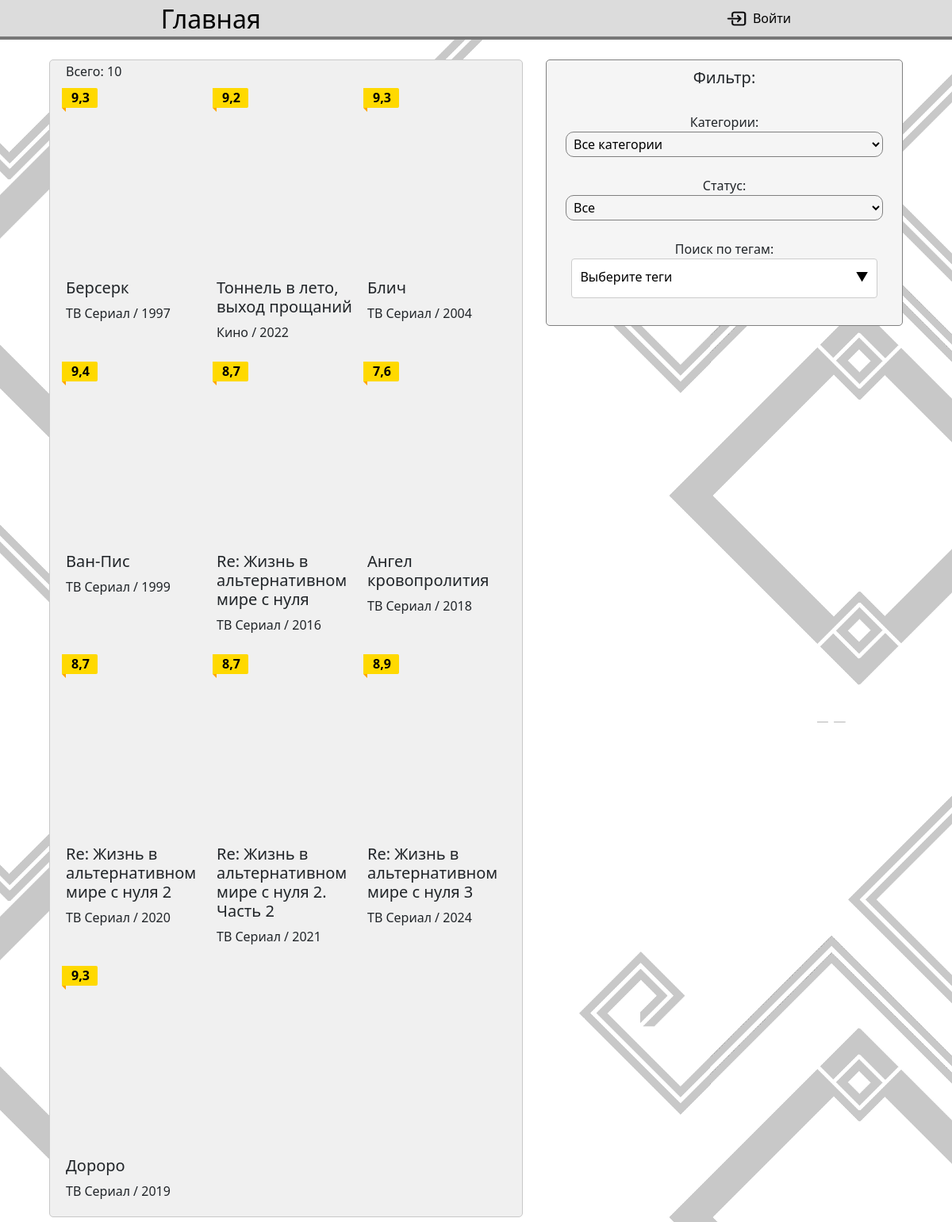
The page / on the database its author committed.
### main/models.py (models this page shows)
class Product(models.Model):
    name = models.CharField('Название', max_length=100)
    eng_name = models.CharField('Английское название', max_length=100, null=True)
    description = models.TextField('Описание')
    season_info = models.TextField('Пересказ сезона:', null=True)
    category = models.ForeignKey(Category, on_delete=models.CASCADE, related_name='products')
    image = models.URLField('Изображение', blank=True, null=True)
    season = models.DateField('Когда вышел (сезон)')
    tags = models.ManyToManyField(Tags, related_name='products')
    rating = models.TextField('Рейтинг', max_length=3)
    age_rating = models.IntegerField('Возрастной рейтинг')
    product_manager = models.CharField('Студия выпуска', max_length=100, null=True)
    episods = models.TextField('Кол-во эпизодов', null=True)
    status = models.ForeignKey(Status, null=True, on_delete=models.SET_NULL, related_name='products')
    trailer = models.URLField('Трейлер', blank=True, null=True)
    links = models.ManyToManyField(Weblinks, related_name='links')
    main_characters = models.ManyToManyField('Characters', related_name='main_characters')
    characters = models.ManyToManyField('Characters', related_name='other_characters')
    def __str__(self):
        return self.name

class Category(models.Model):
    name = models.CharField('Название', max_length=100)
    def __str__(self):
        return self.name

### main/views.py (the view)
# urls.py: path('', views.main, name="main"),
def main(request):
    allProducts = Product.objects.all()
    Allstatus = []
    for element in allProducts:
        if element.status not in Allstatus:
            Allstatus.append(element.status)
    data = {
        'title' : 'Основная страница',
        'categories' : Category.objects.all().order_by('-name'),
        'products' : allProducts,
        'tags': Tags.objects.all().order_by('name'),
        'status': Allstatus,
    }
    return render(request, 'main/main.html', data)

### main/models.py (called while the page is built)
    def __str__(self):
        return self.name

### main/templates/main/main.html (shortened to what this page needs)
{% extends 'main/base.html' %}
{% block content %}
    <div class="container">
        <div class="filter">
            <form id="filter-form" method="GET" action="{% url 'filtered-items' %}" class="filter_form">
                <div class="filter_main">
                    <h5 for="category">Фильтр:</h5><br>
                    <label for="tags"> Категории:</label>
                    <select class="filter_category_filter" name="category" id="category">
                        <option value="" class="font16"> Все категории </option>
                    </select><br>
                    <label for="tags"> Статус:</label>
                    <select class="filter_category_filter" name="activeStatus" id="activeStatus">
                        <option value="" class="font16"> Все </option>
                    </select><br>
                    <label for="tags"> Поиск по тегам:</label>
                    <div class="custom-dropdown">
                        <button class="dropdown-toggle" type="button">
                            <span class="selected-tags">Выберите теги</span>
                            <span class="arrow">▼</span>
                        </button>
                    </div><br>
                </div>
            </form>
        </div>
        <div class="catalog">
            <div id="products_catalog" class="products_catalog">
                {% if products %}
                    <div class="nice_info">
                        <h class="nice_info_piece"> Всего: {{ products.count }} </h>
                    </div>
                    {% for element in products %}
                        <form action="
                                    {% if request.user.is_authenticated %}
                                        {% url 'card' product_name=element.name %}
                                    {% else %}
                                        /login/
                                    {% endif %}
                                    " method="POST">
                            <div class="prod_element" onclick="submitform(this)">
                                <div class="prod_element_pic_lock"><img src="{{ element.image }}" style="width: 100%"></div>
                                <h5 style="padding-top: 5px"> {{ element.name }} </h5>
                                <h8> {{ element.category }} / {{ element.season.year }}</h8>
                                <div class="prod_element_rating">
                                    <div class="prod_element_rating_block"> {{ element.rating }} </div>
                                    <div class="prod_element_rating_block_dop_main">
                                        <div class="prod_element_rating_block_dop"></div>
                                    </div>
                                </div>
                            </div>
                        </form>
                    {% endfor %}
                {% else %}
                    <p> Ничего не найдено </p>
                {% endif %}
            </div>
        </div>
    </div>
{% endblock %}

### main/templates/main/base.html (shortened to what this page needs)
{% load static %}
<!doctype html>
<html lang="en">
<head>
    <link href="https://cdnjs.cloudflare.com/ajax/libs/cropperjs/1.5.12/cropper.min.css" rel="stylesheet">
    <link rel="stylesheet" href="https://cdn.jsdelivr.net/npm/bootstrap@5.3.0/dist/css/bootstrap.min.css">
    <link rel="stylesheet" href="{% static './main/css.css' %}">
    <link rel="stylesheet" href="{% static './main/adaptive.css' %}">
</head>
<body id="products-list-container" class="body">
    <header class = "header">
        <a class="btn_logo" href="{% url 'main' %}"> Главная </a>
        {% if request.user.is_authenticated %}
            <div class="login_status_bar">
                <div style="display: flex;">
                    {% if request.user.profile.image != "avatars/null_avatar.png" %}
                        <img src={{ request.user.profile.image }} style="width: 35px; height: 35px; border-radius: 100px;">
                    {% else %}
                        <img src={{ request.user.profile.image.url }} style="width: 35px; height: 35px; border-radius: 100px;">
                    {% endif %}
                    <a href="{% url 'profile' %}" style="margin-bottom: 0; font-size: 20px; padding: 3px 10px 0 10px; color: black; text-decoration: none; text-align: center;"> {{ request.user.username }} </a>
                </div>
                <form action="{% url 'logout' %}" method="post" style="display:inline;">
                    {% csrf_token %}
                    <button type="submit" class="btn btn-secondary">Выйти</button>
                </form>
                {% if request.user.is_superuser or request.user.is_staff %}
                    <a class="btn btn-info btn-auto" href="{% url 'create' %}"> Добавить </a>
                    <a class="btn btn-danger btn-auto" href="/admin"> Админка </a>
                {% endif %}
            </div>
        {% else %}
            <a class="login_button" href="{% url 'Login' %}">
                <img style="height: 50%" src="{% static "img/png-clipart-computer-icons-login-symbol-login-interface-miscellaneous-text.png" %}">
                <p style="margin-block-start: 0; margin-block-end: 0;"> Войти </p>
            </a>
        {% endif %}
    </header>
    {% block content %}
    {% endblock %}
</body>
</html>

### static/main/css.css (style rules this page uses)
html { overflow: auto; scrollbar-width: none; -ms-overflow-style: none; }
body { -ms-overflow-style: none; }
p { margin-bottom: 0.5rem; }
.font16 { font-size: 16px; font-weight: 400; }
body { background: url("../img/fon.png"); background-size: 100%; background-color: white; display: flex; flex-direction: column; align-items: center; width: 100%; }
.header { width: 100%; background-size: 0.5%; background-color: rgb(220, 220, 220); border-bottom: 4px solid rgb(120, 120, 120); height: 50px; display: flex; flex-direction: row; justify-content: space-around; align-items: center; }
.btn_logo { background: none; height: 100%; width: 200px; text-decoration: none; color: rgb(0, 0, 0); align-content: center; margin-right: 100px; font-size: 200%; }
.container { display: flex; flex-direction: row-reverse; column-gap: 20px; }
.catalog { margin: 25px 0; margin-right: auto; display: flex; flex-direction: column; justify-content: center; text-align: center; width: auto; border-radius: 5px; border: 1px solid rgb(200, 200, 200); background-color: rgb(240, 240, 240); }
.nice_info { position: absolute; background: none; margin-top: -28px; text-align: left; }
.nice_info_piece { border-radius: 5px; }
.filter { position: fixed; margin-top: 25px; display: flex; flex-direction: column; text-align: center; width: 450px; }
.filter_form { padding: 10px 10px ; background-color: whitesmoke; border: 1px solid grey; border-radius: 5px; }
.products_catalog { align-content: center; display: grid; grid-auto-flow: row; row-gap: 15px; column-gap: 15px; grid-template-columns: 175px 175px 175px 175px; padding: 30px 20px 20px 20px; row-gap: 20px; }
.prod_element { display: flex; flex-direction: column; text-align: left; background: none; width: 100%; height: 100%; cursor: pointer; }
.prod_element_rating { position: absolute; width: 45px; height: 25px; }
.prod_element_rating_block { margin-top: 5px; margin-left: -5px; width: 100%; height: 100%; background-color: rgb(255, 217, 0); color: black; padding-left: 12px; font-weight: 600; border-top-right-radius: 2px; border-bottom-right-radius: 2px; }
.prod_element_rating_block_dop { width: 10px; height: 10px; rotate: -45deg; margin-top: -7px; background-color: orange; }
.prod_element_rating_block_dop_main { width: 5px; height: 5px; margin-left: -5px; overflow: hidden; }
.prod_element_pic_lock { height: 240px; overflow: hidden; }
.filter_main { display: flex; flex-direction: column; align-items: center; }
.filter_category_filter { width: 400px; background: none; padding: 3px 5px; border: 1px solid grey; border-radius: 10px; }
.custom-dropdown { position: relative; width: 100%; padding: 0 5%; }
.dropdown-toggle { width: 100%; height: 50px; padding: 10px; background: #fff; border: 1px solid #ccc; border-radius: 4px; cursor: pointer; text-align: left; }
.dropdown-toggle::after { display: none; }
.arrow { float: right; }
.selected-tags { display: inline-block; max-width: 80%; white-space: nowrap; overflow: hidden; text-overflow: ellipsis; }
.login_button { background: none; border: none; align-items: center; align-content: center; text-align: center; text-decoration: none; color: black; height: 100%; display: flex; }

### static/main/adaptive.css (style rules this page uses)
@media screen and (max-width: 1400px) { .products_catalog { grid-template-columns: 175px 175px 175px; } }
@media screen and (max-width: 1400px) { .container { max-width: 1100px; } }

### rows shown on the page
Product: name "Берсерк", category "ТВ Сериал", season.year "1997", rating "9,3"
Product: name "Тоннель в лето, выход прощаний", category "Кино", season.year "2022", rating "9,2"
Product: name "Блич", category "ТВ Сериал", season.year "2004", rating "9,3"
Product: name "Ван-Пис", category "ТВ Сериал", season.year "1999", rating "9,4"
Product: name "Re: Жизнь в альтернативном мире с нуля", category "ТВ Сериал", season.year "2016", rating "8,7"
Product: name "Ангел кровопролития", category "ТВ Сериал", season.year "2018", rating "7,6"
Product: name "Re: Жизнь в альтернативном мире с нуля 2", category "ТВ Сериал", season.year "2020", rating "8,7"
Product: name "Re: Жизнь в альтернативном мире с нуля 2. Часть 2", category "ТВ Сериал", season.year "2021", rating "8,7"
Product: name "Re: Жизнь в альтернативном мире с нуля 3", category "ТВ Сериал", season.year "2024", rating "8,9"
Product: name "Дороро", category "ТВ Сериал", season.year "2019", rating "9,3"

### other values the page prints
{{ products.count }} "10"
